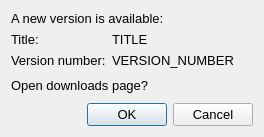
<?xml version="1.0" encoding="UTF-8"?>
<ui version="4.0">
 <class>UpdateDialog</class>
 <widget class="QWidget" name="UpdateDialog">
  <property name="geometry">
   <rect>
    <x>0</x>
    <y>0</y>
    <width>264</width>
    <height>137</height>
   </rect>
  </property>
  <property name="font">
   <font>
    <pointsize>10</pointsize>
   </font>
  </property>
  <property name="windowTitle">
   <string>Update Available!</string>
  </property>
  <property name="windowIcon">
   <iconset resource="../resources.qrc">
    <normaloff>:/icons/gm-companion/icon256.png</normaloff>:/icons/gm-companion/icon256.png</iconset>
  </property>
  <layout class="QVBoxLayout" name="verticalLayout">
   <item>
    <widget class="QLabel" name="label">
     <property name="sizePolicy">
      <sizepolicy hsizetype="Preferred" vsizetype="Maximum">
       <horstretch>0</horstretch>
       <verstretch>0</verstretch>
      </sizepolicy>
     </property>
     <property name="text">
      <string>A new version is available:</string>
     </property>
    </widget>
   </item>
   <item>
    <layout class="QFormLayout" name="formLayout">
     <item row="0" column="0">
      <widget class="QLabel" name="label_2">
       <property name="text">
        <string>Title:</string>
       </property>
      </widget>
     </item>
     <item row="0" column="1">
      <widget class="QLabel" name="label_title">
       <property name="text">
        <string>TITLE</string>
       </property>
      </widget>
     </item>
     <item row="1" column="0">
      <widget class="QLabel" name="label_3">
       <property name="text">
        <string>Version number:</string>
       </property>
      </widget>
     </item>
     <item row="1" column="1">
      <widget class="QLabel" name="label_versionNumber">
       <property name="text">
        <string>VERSION_NUMBER</string>
       </property>
      </widget>
     </item>
    </layout>
   </item>
   <item>
    <widget class="QLabel" name="label_4">
     <property name="text">
      <string>Open downloads page?</string>
     </property>
    </widget>
   </item>
   <item>
    <widget class="QDialogButtonBox" name="buttonBox">
     <property name="standardButtons">
      <set>QDialogButtonBox::Cancel|QDialogButtonBox::Ok</set>
     </property>
    </widget>
   </item>
  </layout>
 </widget>
 <resources>
  <include location="../resources.qrc"/>
 </resources>
 <connections/>
</ui>
